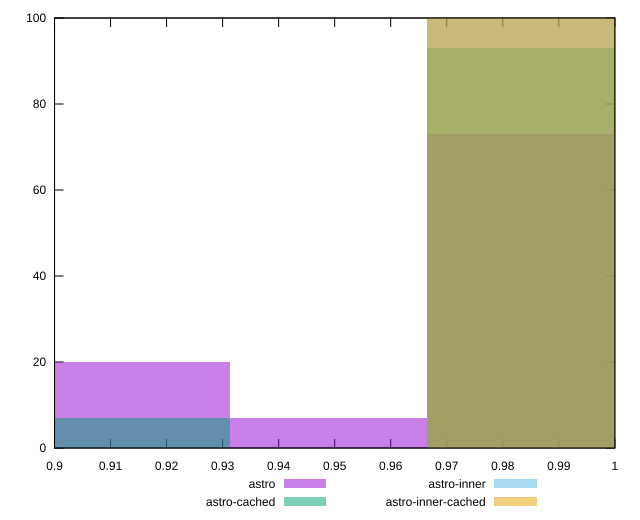

Here is the gnuplot script that generated this plot:
reset

$astro <<EOF
0.9839979421235829 73
0.9488551584763121 7
0.9137123748290412 20
EOF

$astroCached <<EOF
0.9839979421235829 93
0.9137123748290412 7
EOF

$astroInner <<EOF
0.9839979421235829 100
EOF

$astroInnerCached <<EOF
0.9839979421235829 100
EOF

set key outside below
set boxwidth 0.03514278364727082
set xrange [0.9:1]
set yrange [0:100]
set trange [0:100]
set style fill transparent solid 0.5 noborder
set terminal svg size 640, 520 enhanced background rgb 'white'
set output "reports/report_00033_2021-03-01T14-23-16.841Z/uses-http2/comparison/histogram/all_score.svg"

plot $astro title "astro" with boxes, \
     $astroCached title "astro-cached" with boxes, \
     $astroInner title "astro-inner" with boxes, \
     $astroInnerCached title "astro-inner-cached" with boxes

reset
